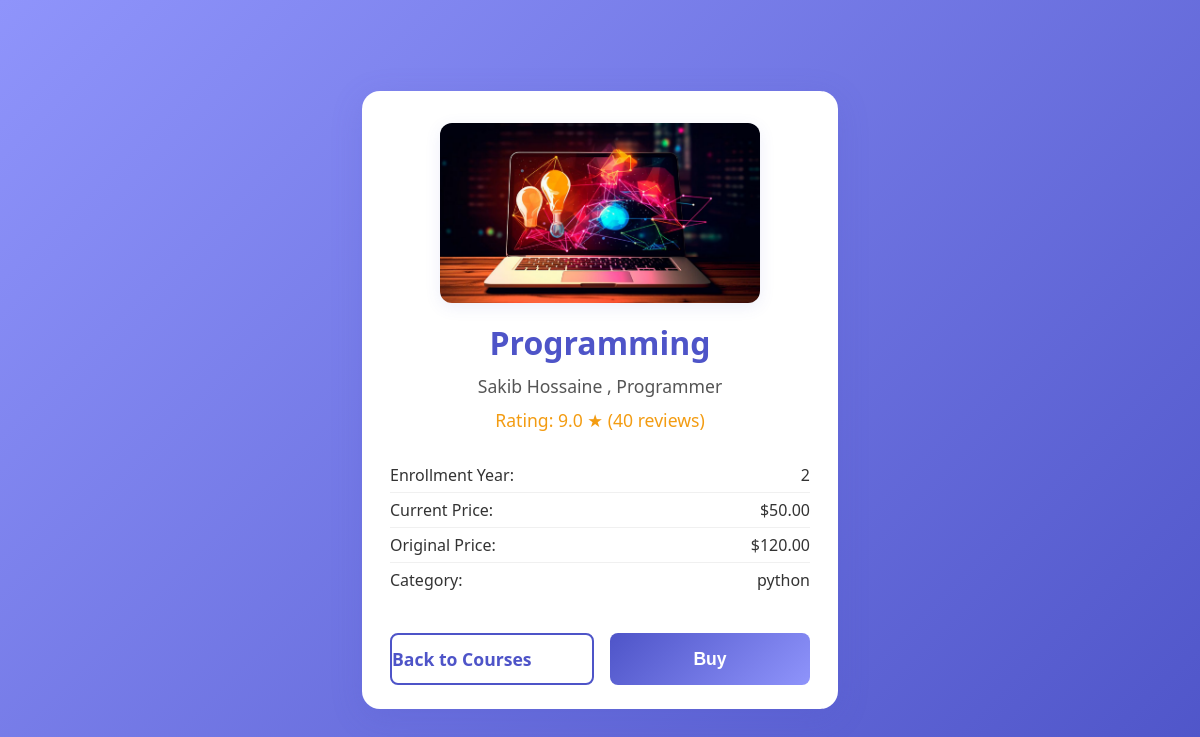
The page /courses/1/ on the database its author committed.
### courses/models.py (models this page shows, shortened)
class Course(models.Model):
    title = models.CharField(max_length=200)
    instructor = models.ForeignKey(Instructor, on_delete=models.CASCADE)
    rating = models.DecimalField(max_digits=2, decimal_places=1)
    review_count = models.PositiveIntegerField()
    enrollment_year = models.PositiveIntegerField()
    current_price = models.DecimalField(max_digits=6, decimal_places=2)
    original_price = models.DecimalField(max_digits=6, decimal_places=2)
    image = models.ImageField(
        upload_to='course_images/',
        default='course_images/default.png',
        verbose_name='Course Image'
    )
    category = models.CharField(max_length=50, choices=[
        ('python', 'Python'),
        ('web-development', 'Web Development'),
        ('sql', 'SQL'),
        ('php', 'PHP'),
    ], default='python')

class Instructor(models.Model):
    name = models.CharField(max_length=100)
    credentials = models.CharField(max_length=200)

### courses/views.py (the view)
# urls.py: path('courses/<int:pk>/', views.course_detail, name='course_detail'),
def course_detail(request, pk):
    course = get_object_or_404(Course, pk=pk)
    return render(request, "courses/course details.html", {"course": course})

### templates/courses/course details.html (shortened to what this page needs)
<!DOCTYPE html>
<html lang="en">
<head>
</head>
<body>
<div class="course-card-container">
    <div class="course-card">
        <img src="{{ course.image.url }}" alt="{{ course.title }}" class="course-image">
        <div class="course-title">{{ course.title }}</div>
        <div class="course-instructor">
            {{ course.instructor.name }}
            {% if course.instructor.credentials %}, {{ course.instructor.credentials }}{% endif %}
        </div>
        <div class="course-rating">
            Rating: {{ course.rating }} &#9733; ({{ course.review_count }} reviews)
        </div>
        <ul class="course-info-list">
            <li><span>Enrollment Year:</span> <span>{{ course.enrollment_year }}</span></li>
            <li><span>Current Price:</span> <span>${{ course.current_price }}</span></li>
            <li><span>Original Price:</span> <span>${{ course.original_price }}</span></li>
            <li><span>Category:</span> <span>{{ course.category }}</span></li>
        </ul>
        <div class="course-actions">
            <a href="{% url 'courses' %}" class="btn btn-back">Back to Courses</a>
            {% if not user.is_authenticated or user.user_type != "teacher" %}
            <button class="btn btn-buy">Buy</button>
            {% endif %}
        </div>
    </div>
</div>
</body>
</html>

### templates/courses/course details.html (style rules this page uses)
body { background: linear-gradient(135deg, #8f94fb 0%, #4e54c8 100%); min-height: 100vh; margin: 0; font-family: 'Segoe UI', Arial, sans-serif; display: flex; align-items: center; justify-content: center; }
.course-card-container { display: flex; flex-direction: column; align-items: center; margin: 40px 0; width: 100%; }
.course-card { background: #fff; border-radius: 18px; box-shadow: 0 8px 32px rgba(78,84,200,0.18); max-width: 420px; width: 100%; padding: 32px 28px 24px 28px; display: flex; flex-direction: column; align-items: center; animation: fadeInUp 0.7s cubic-bezier(.39,.575,.565,1) both; }
.course-image { width: 100%; max-width: 320px; height: 180px; object-fit: cover; border-radius: 12px; box-shadow: 0 4px 16px rgba(78,84,200,0.10); margin-bottom: 18px; }
.course-title { font-size: 2rem; font-weight: 700; color: #4e54c8; margin-bottom: 10px; text-align: center; }
.course-instructor { color: #555; font-size: 1.1rem; margin-bottom: 10px; text-align: center; }
.course-rating { color: #f39c12; font-size: 1.1rem; margin-bottom: 10px; text-align: center; }
.course-info-list { width: 100%; margin-bottom: 18px; padding: 0; list-style: none; }
.course-info-list li { display: flex; justify-content: space-between; padding: 6px 0; border-bottom: 1px solid #f0f0f0; font-size: 1rem; color: #333; }
.course-info-list li:last-child { border-bottom: none; }
.course-actions { display: flex; width: 100%; gap: 16px; margin-top: 18px; justify-content: center; }
.btn { flex: 1; padding: 12px 0; border: none; border-radius: 8px; font-size: 1.1rem; font-weight: 600; cursor: pointer; transition: background 0.2s, color 0.2s; text-decoration: none; }
.btn-back { background: #fff; color: #4e54c8; border: 2px solid #4e54c8; }
.btn-buy { background: linear-gradient(135deg, #4e54c8, #8f94fb); color: #fff; }

### rows shown on the page
Course: image (picture), title "Programming", instructor.name "Sakib Hossaine", instructor.credentials "Programmer", rating "9.0", review_count "40", enrollment_year "2", current_price "50.00", original_price "120.00", category "python"
